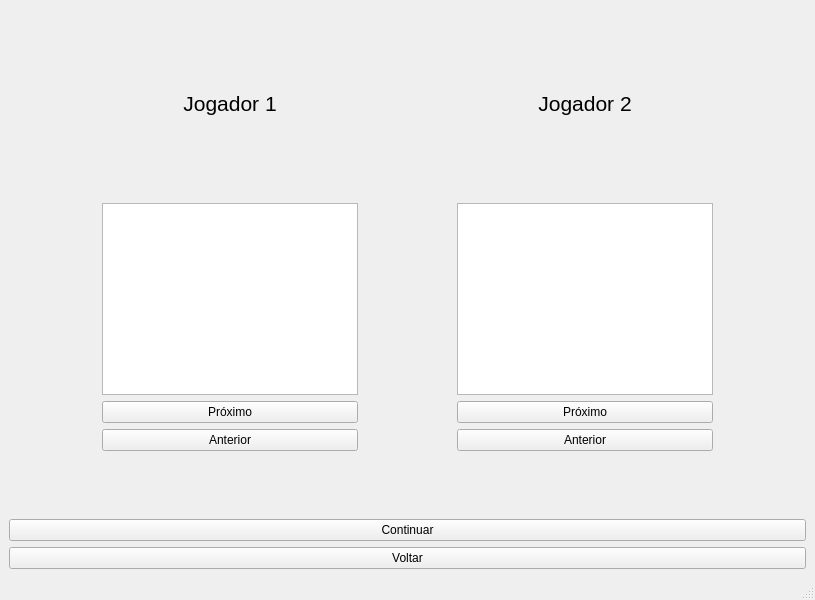
<?xml version="1.0" encoding="UTF-8"?>
<ui version="4.0">
 <class>Ui_EscolhaJogador</class>
 <widget class="QMainWindow" name="Ui_EscolhaJogador">
  <property name="geometry">
   <rect>
    <x>0</x>
    <y>0</y>
    <width>815</width>
    <height>600</height>
   </rect>
  </property>
  <property name="windowTitle">
   <string>Geometry Pool</string>
  </property>
  <widget class="QWidget" name="centralwidget">
   <layout class="QVBoxLayout" name="verticalLayout">
    <item>
     <layout class="QGridLayout" name="gridLayout">
      <item row="1" column="3">
       <widget class="QLabel" name="label_2">
        <property name="font">
         <font>
          <pointsize>16</pointsize>
         </font>
        </property>
        <property name="text">
         <string>Jogador 2</string>
        </property>
        <property name="alignment">
         <set>Qt::AlignCenter</set>
        </property>
       </widget>
      </item>
      <item row="2" column="1">
       <spacer name="verticalSpacer_2">
        <property name="orientation">
         <enum>Qt::Vertical</enum>
        </property>
        <property name="sizeHint" stdset="0">
         <size>
          <width>20</width>
          <height>40</height>
         </size>
        </property>
       </spacer>
      </item>
      <item row="0" column="2">
       <spacer name="verticalSpacer_4">
        <property name="orientation">
         <enum>Qt::Vertical</enum>
        </property>
        <property name="sizeHint" stdset="0">
         <size>
          <width>20</width>
          <height>40</height>
         </size>
        </property>
       </spacer>
      </item>
      <item row="1" column="1">
       <widget class="QLabel" name="label">
        <property name="font">
         <font>
          <pointsize>16</pointsize>
         </font>
        </property>
        <property name="text">
         <string>Jogador 1</string>
        </property>
        <property name="alignment">
         <set>Qt::AlignCenter</set>
        </property>
       </widget>
      </item>
      <item row="3" column="0">
       <spacer name="horizontalSpacer_2">
        <property name="orientation">
         <enum>Qt::Horizontal</enum>
        </property>
        <property name="sizeHint" stdset="0">
         <size>
          <width>40</width>
          <height>20</height>
         </size>
        </property>
       </spacer>
      </item>
      <item row="3" column="1">
       <widget class="QGraphicsView" name="graphicsView"/>
      </item>
      <item row="3" column="2">
       <spacer name="horizontalSpacer">
        <property name="orientation">
         <enum>Qt::Horizontal</enum>
        </property>
        <property name="sizeHint" stdset="0">
         <size>
          <width>40</width>
          <height>20</height>
         </size>
        </property>
       </spacer>
      </item>
      <item row="3" column="4">
       <spacer name="horizontalSpacer_3">
        <property name="orientation">
         <enum>Qt::Horizontal</enum>
        </property>
        <property name="sizeHint" stdset="0">
         <size>
          <width>40</width>
          <height>20</height>
         </size>
        </property>
       </spacer>
      </item>
      <item row="3" column="3">
       <widget class="QGraphicsView" name="graphicsView_2"/>
      </item>
      <item row="4" column="1">
       <widget class="QPushButton" name="proximoJog1">
        <property name="text">
         <string>Próximo</string>
        </property>
       </widget>
      </item>
      <item row="4" column="3">
       <widget class="QPushButton" name="proximoJog2">
        <property name="text">
         <string>Próximo</string>
        </property>
       </widget>
      </item>
      <item row="5" column="1">
       <widget class="QPushButton" name="anteriorJog1">
        <property name="text">
         <string>Anterior</string>
        </property>
       </widget>
      </item>
      <item row="5" column="3">
       <widget class="QPushButton" name="anteriorJog2">
        <property name="text">
         <string>Anterior</string>
        </property>
       </widget>
      </item>
      <item row="6" column="1">
       <spacer name="verticalSpacer">
        <property name="orientation">
         <enum>Qt::Vertical</enum>
        </property>
        <property name="sizeHint" stdset="0">
         <size>
          <width>20</width>
          <height>40</height>
         </size>
        </property>
       </spacer>
      </item>
      <item row="1" column="2">
       <spacer name="verticalSpacer_3">
        <property name="orientation">
         <enum>Qt::Vertical</enum>
        </property>
        <property name="sizeHint" stdset="0">
         <size>
          <width>20</width>
          <height>40</height>
         </size>
        </property>
       </spacer>
      </item>
     </layout>
    </item>
    <item>
     <widget class="QPushButton" name="EJbuttonContinuar">
      <property name="text">
       <string>Continuar</string>
      </property>
     </widget>
    </item>
    <item>
     <widget class="QPushButton" name="EJbuttonVoltar">
      <property name="text">
       <string>Voltar</string>
      </property>
     </widget>
    </item>
   </layout>
  </widget>
  <widget class="QMenuBar" name="menubar">
   <property name="geometry">
    <rect>
     <x>0</x>
     <y>0</y>
     <width>815</width>
     <height>21</height>
    </rect>
   </property>
  </widget>
  <widget class="QStatusBar" name="statusbar"/>
 </widget>
 <resources/>
 <connections/>
</ui>
